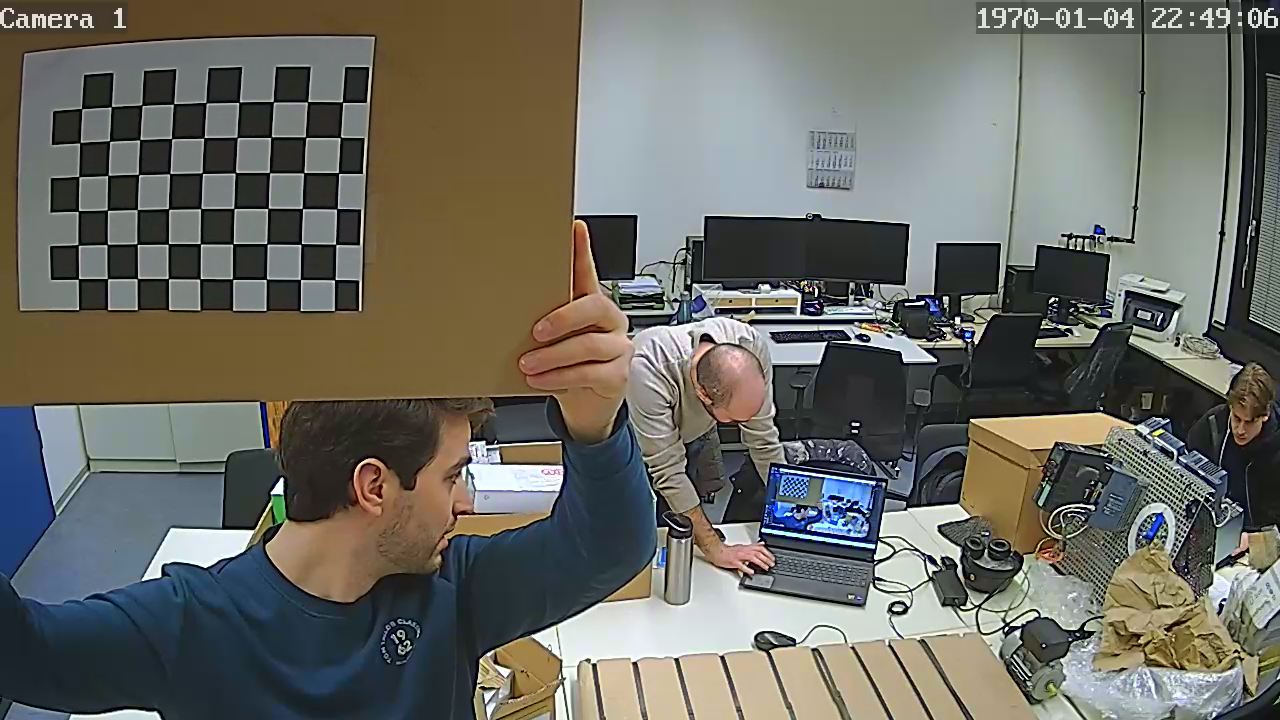
#> input picture estimator_include/SruvCameraData/CameraCalibration-main/images/img0.png, 1280 x 720 px; its folder holds only this picture in this run
$ python extrinsic_cal.py
#> lines starting #> are read from the running program, lines starting #| are printed output that depends on the picture; after the words box and inside, x2 and y2 are one past the last pixel; in counts of white or black regions, pixels touching at a corner belong together; long printed decimals are rounded
import cv2 as cv
import numpy as np
import pickle
import glob


with open('cameraMatrix.pkl', 'rb') as f:
#> (reads estimator_include/SruvCameraData/CameraCalibration-main/cameraMatrix.pkl from the repository)
    camera_matrix = pickle.load(f)

with open('dist.pkl', 'rb') as f:
#> (reads estimator_include/SruvCameraData/CameraCalibration-main/dist.pkl from the repository)
    dist_coeffs = pickle.load(f)

print("camera_matrix", camera_matrix)
print("dist_coeffs", dist_coeffs)


pattern_size = (7, 7)
square_size = 0.0027


################ FIND CHESSBOARD CORNERS - OBJECT POINTS AND IMAGE POINTS #############################

chessboardSize = (9,6)
frameSize = (640,480)

# termination criteria
criteria = (cv.TERM_CRITERIA_EPS + cv.TERM_CRITERIA_MAX_ITER, 30, 0.001)

# prepare object points, like (0,0,0), (1,0,0), (2,0,0) ....,(6,5,0)
objp = np.zeros((chessboardSize[0] * chessboardSize[1], 3), np.float32)
objp[:,:2] = np.mgrid[0:chessboardSize[0],0:chessboardSize[1]].T.reshape(-1,2)

size_of_chessboard_squares_mm = 2.7
objp = objp * size_of_chessboard_squares_mm


# Arrays to store object points and image points from all the images.
objpoints = [] # 3d point in real world space
imgpoints = [] # 2d points in image plane.


images = glob.glob('images/*.png')
# images = 'images/*.png'

for image in images:

    img = cv.imread(image)
#> img is the input picture: shape (720, 1280, 3); mean B, G, R 99.1, 106.5, 106.9
    gray = cv.cvtColor(img, cv.COLOR_BGR2GRAY)
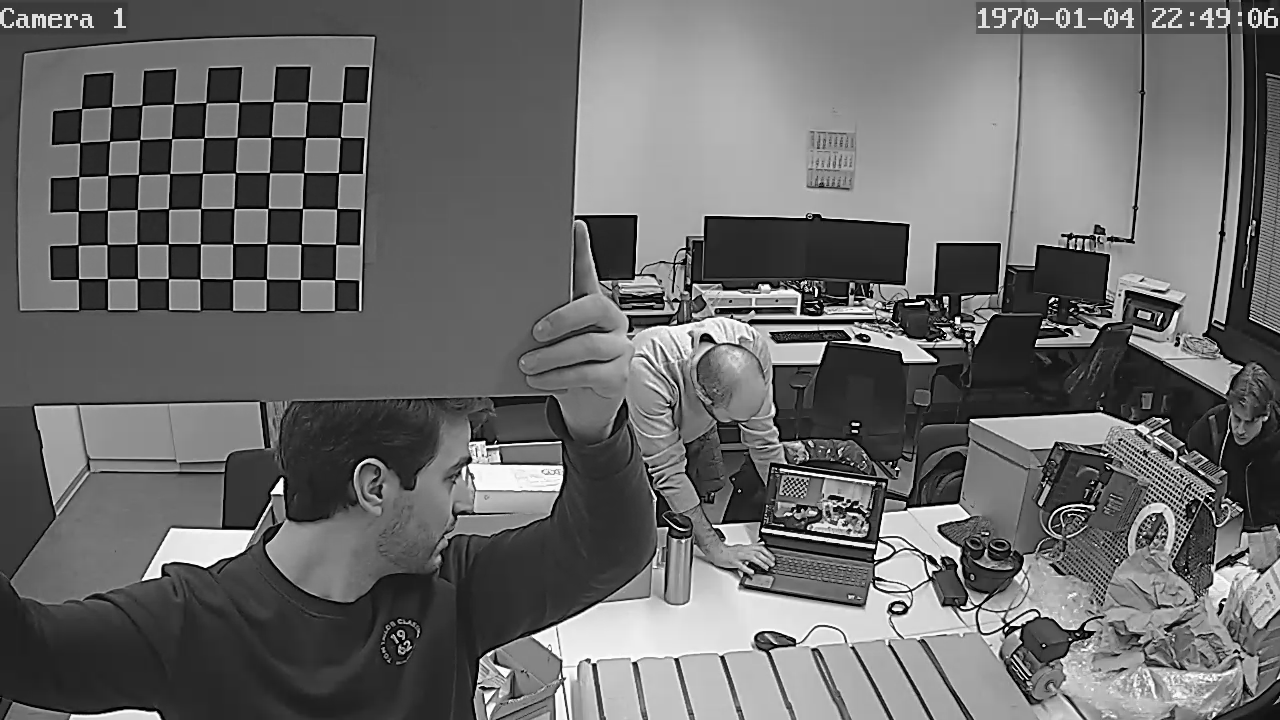
#> gray: shape (720, 1280); min 0, max 255, mean 105.7

    # Find the chess board corners
    ret, corners = cv.findChessboardCorners(gray, chessboardSize, None)
#> ret = True; corners = 54 rows, first 8: [334.7, 279.7], [300.4, 279.5], [266.4, 279.3], [232.5, 279.1], [199.8, 278.9], [168.3, 278.6], [137.4, 278.5], [107.5, 278.6]

    # If found, add object points, image points (after refining them)
    if ret == True:

        objpoints.append(objp)
        corners2 = cv.cornerSubPix(gray, corners, (11,11), (-1,-1), criteria)
#> corners2 = 54 rows, first 8: [334.7, 279.7], [300.4, 279.5], [266.4, 279.3], [232.5, 279.2], [199.8, 278.8], [168.4, 278.6], [137.4, 278.5], [107.4, 278.6]
        imgpoints.append(corners)

        # Draw and display the corners
        cv.drawChessboardCorners(img, chessboardSize, corners2, ret)
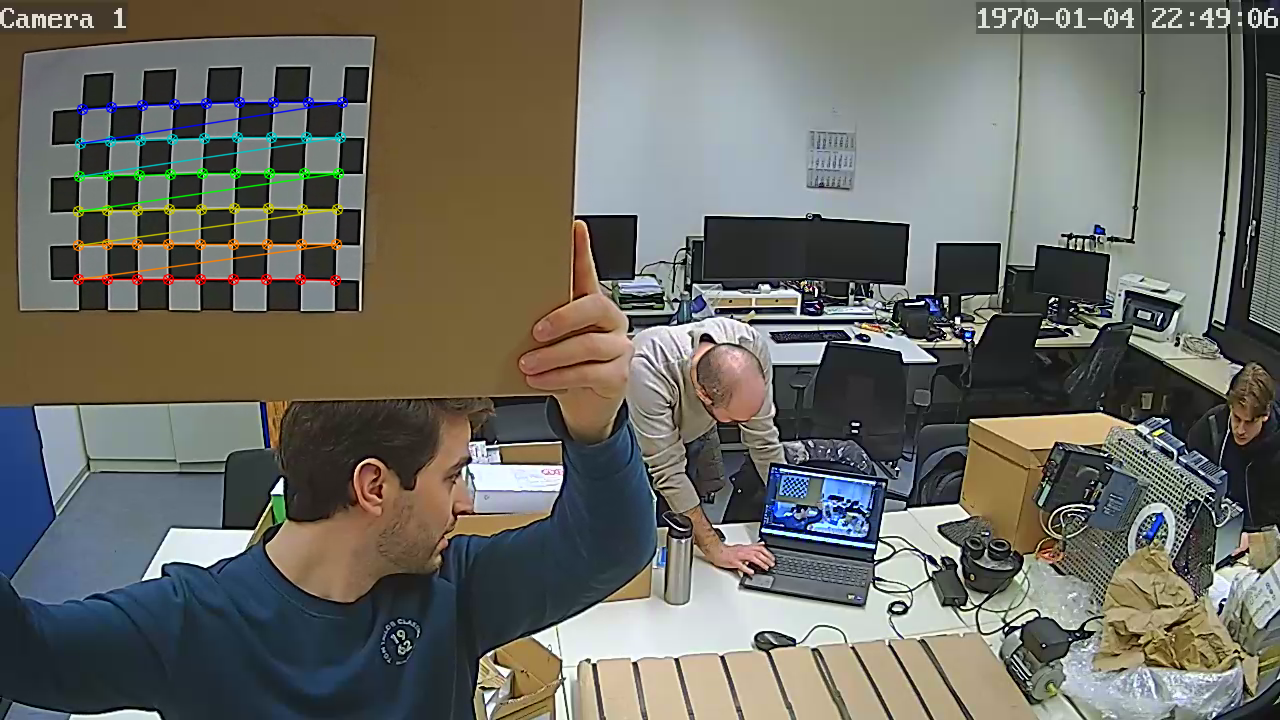
#> img: shape (720, 1280, 3); 1.37% of pixels changed, all inside (x1, y1, x2, y2) = (72, 96, 349, 287)
        cv.imshow('img', img)
        cv.waitKey(1000)


cv.destroyAllWindows()


ret, cameraMatrix, dist, rvecs, tvecs = cv.calibrateCamera(objpoints, imgpoints, frameSize, None, None)
#> ret = 0.502; cameraMatrix = [[1578.1, 0, 324.4], [0, 1652.9, 252.4], [0, 0, 1]]; dist = [[0.282, -81.97, 0.0191, 0.113, 1368.1]]; rvecs = ([0.204, 0.359, -3.1],); tvecs = ([0.771, 2.03, 123.7],)
print("ret", ret)
#| ret 0.5018
print("cameraMatrix", cameraMatrix)
#| cameraMatrix [[1.57809409e+03 0.00000000e+00 3.24443816e+02]
#|  [0.00000000e+00 1.65288865e+03 2.52380794e+02]
#|  [0.00000000e+00 0.00000000e+00 1.00000000e+00]]
print("dist", dist)
#| dist [[ 2.81893582e-01 -8.19715283e+01  1.91075347e-02  1.13242663e-01
#|    1.36813800e+03]]
print("rvecs", rvecs)
#| rvecs (array([[ 0.2041],
#|        [ 0.359],
#|        [-3.095]]),)
print("tvecs", tvecs)
#| tvecs (array([[  0.7708],
#|        [  2.027],
#|        [123.688]]),)


#
# obj_points = np.zeros((pattern_size[0] * pattern_size[1], 3), np.float32)
# obj_points[:, :2] = np.mgrid[0:pattern_size[0], 0:pattern_size[1]].T.reshape(-1, 2)
# obj_points *= square_size
# image = cv2.imread("images/img0.png")
# gray = cv2.cvtColor(image, cv2.COLOR_BGR2GRAY)
#
# ret, corners = cv2.findChessboardCorners(gray, pattern_size, None)
#
# if ret:
#     K = camera_matrix
#     dist_coeffs = dist_coeffs
#
#     # 📌 Solve PnP to find rotation & translation vectors
#     success, rvec, tvec = cv2.solvePnP(obj_points, corners, K, dist_coeffs)
#
#     if success:
#         # 📌 Convert rotation vector to rotation matrix
#         R, _ = cv2.Rodrigues(rvec)
#
#         # 📌 Construct the extrinsic matrix [R | t]
#         extrinsic_matrix = np.hstack((R, tvec))
#
#         # _, rVec, tVec = cv2.solvePnP(objectPoints, imagePoints, cameraMatrix, distCoeffs)
#         # Rt = cv2.Rodrigues(rvec)
#         # R = Rt.transpose()
#         # pos = -R * tVec
#
#         # 📌 Print results
#         print("Rotation Matrix (R):\n", R)
#         print("\nTranslation Vector (t):\n", tvec)
#         print("\nExtrinsic Matrix [R | t]:\n", extrinsic_matrix)
#     else:
#         print("❌ Failed to solve PnP.")
# else:
#     print("❌ Chessboard corners not detected.")
#
# # 📌 Display detected corners
# cv2.drawChessboardCorners(image, pattern_size, corners, ret)
# cv2.imshow("Chessboard", image)
# cv2.waitKey(0)
# cv2.destroyAllWindows()
